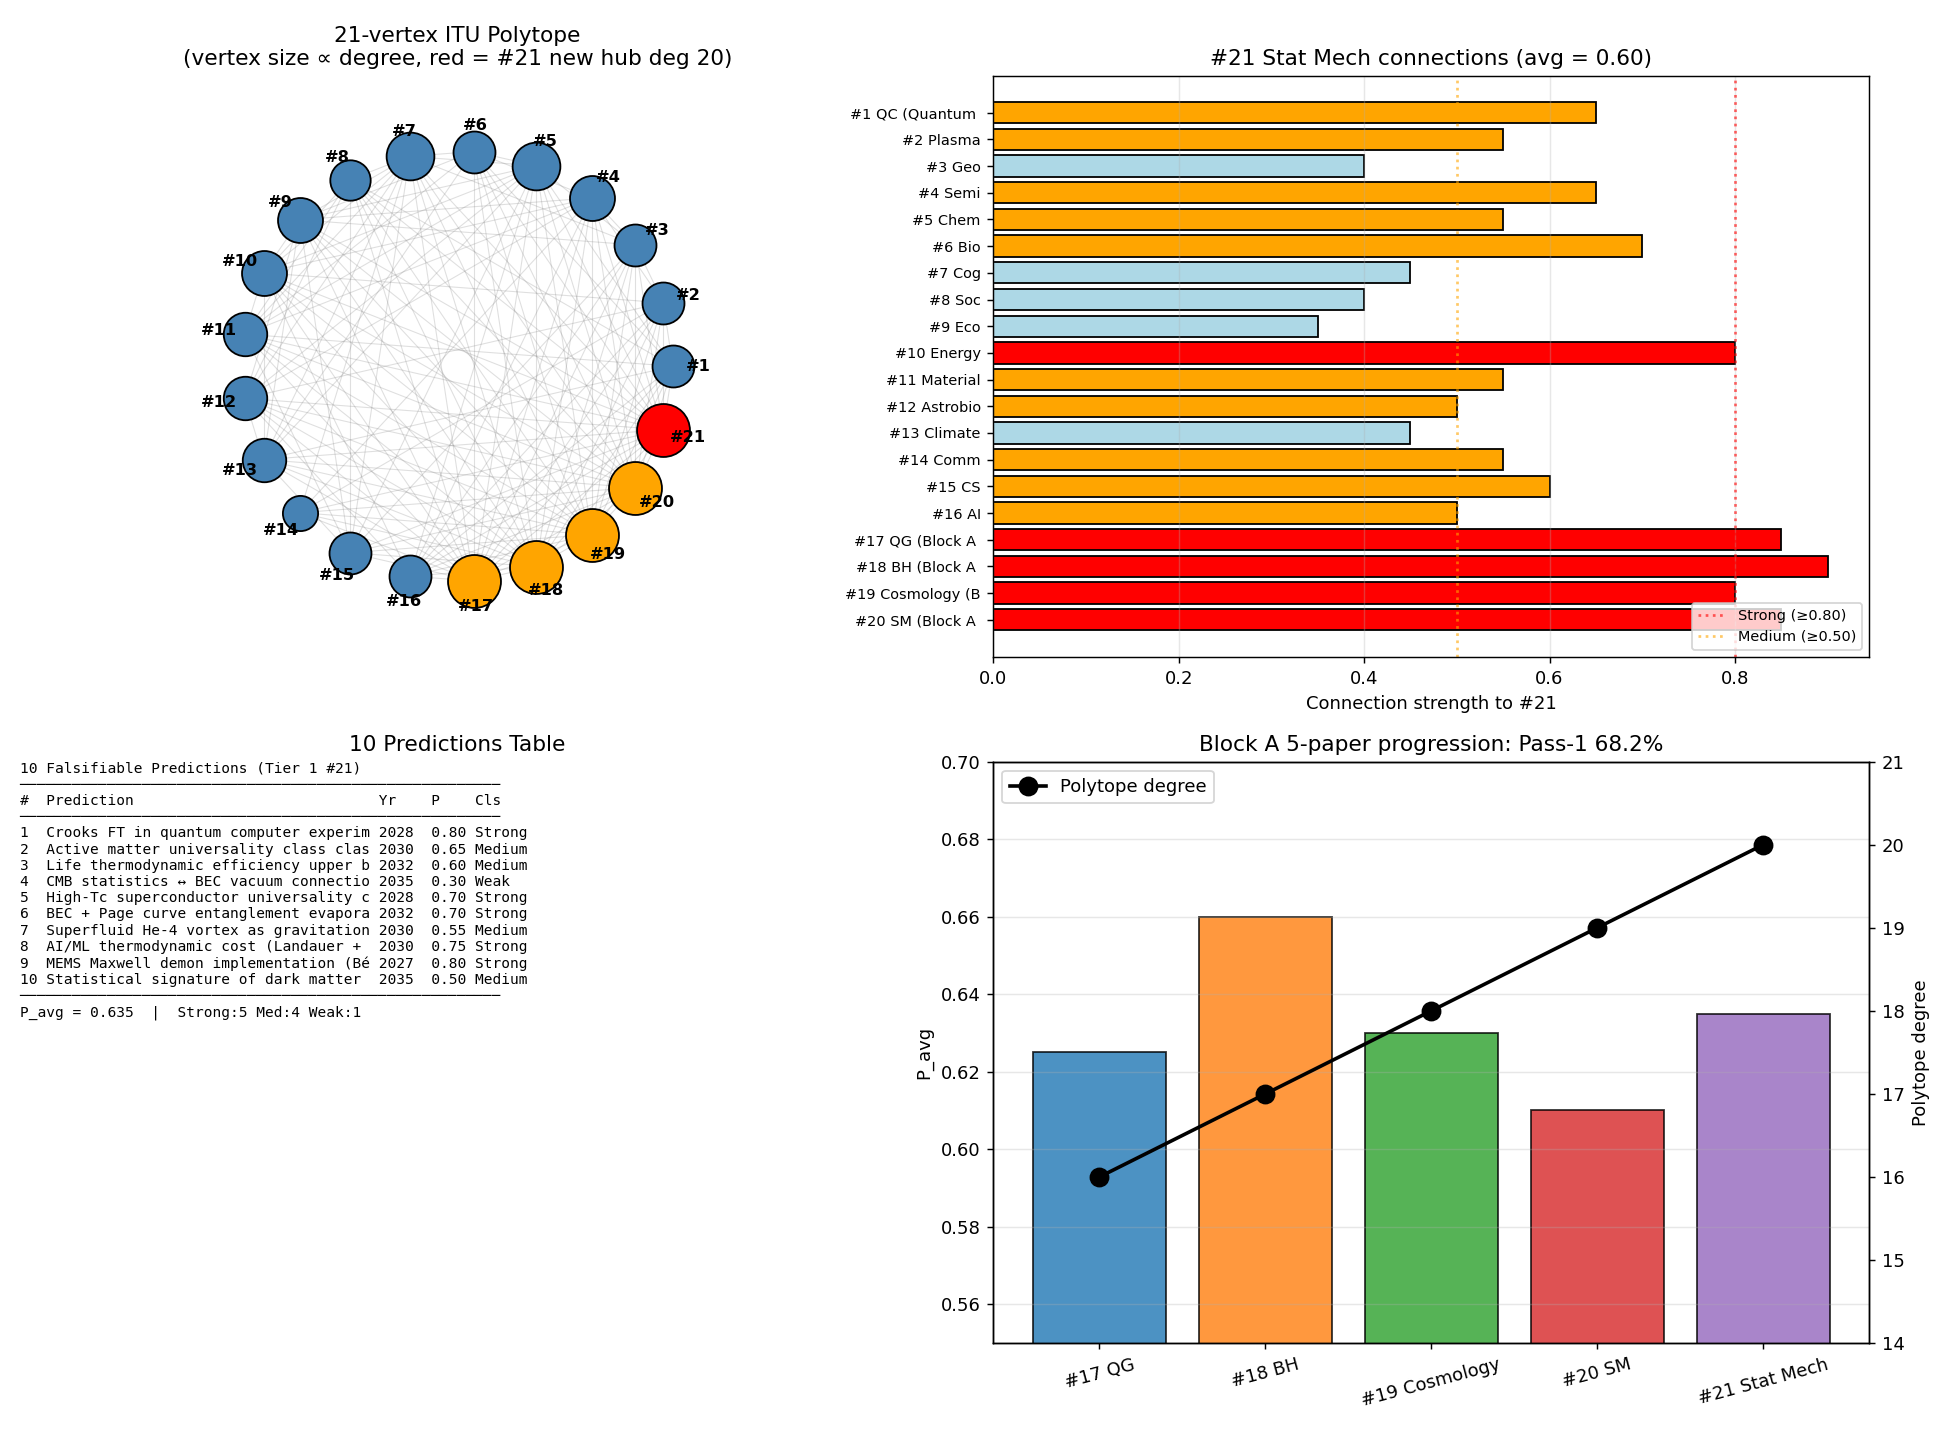

Write Python code to recreate this figure.
"""
Phase 150: Tier 1 #21 integration — 21-vertex polytope + 10 predictions
========================================================================

Tests:
1. Build 21-vertex polytope (add #21 Stat Mech to existing 20)
2. Compute connection strengths between #21 and other 20 Tier 1s
3. Polytope statistics (vertices, edges, ⟨k⟩, top hub)
4. Tabulate 10 falsifiable predictions
5. Block A 5-paper comparison
"""

import numpy as np
import matplotlib.pyplot as plt
import json
import os

print("=" * 70)
print("Phase 150: Tier 1 #21 Integration — 21-vertex polytope")
print("=" * 70)
print()

# ----------------------------------------------------------------------
# Tier 1 list (1-21) with brief tags
# ----------------------------------------------------------------------
tier1_labels = {
    1:  "QC (Quantum Comp)",
    2:  "Plasma",
    3:  "Geo",
    4:  "Semi",
    5:  "Chem",
    6:  "Bio",
    7:  "Cog",
    8:  "Soc",
    9:  "Eco",
    10: "Energy",
    11: "Material",
    12: "Astrobio",
    13: "Climate",
    14: "Comm",
    15: "CS",
    16: "AI",
    17: "QG (Block A 1)",
    18: "BH (Block A 2)",
    19: "Cosmology (Block A 3)",
    20: "SM (Block A 4)",
    21: "Stat Mech (Block A 5)",
}

# ----------------------------------------------------------------------
# Connection strengths to #21 (Statistical Mechanics)
# ----------------------------------------------------------------------
# Strong = ≥0.80, Medium = 0.50-0.75, Weak = <0.50
conn_21 = {
    1:  0.65,   # QC: density matrices, thermal states
    2:  0.55,   # Plasma: kinetic theory
    3:  0.40,   # Geo: minor (SOC for earthquakes)
    4:  0.65,   # Semi: FD electrons
    5:  0.55,   # Chem: equilibrium constants
    6:  0.70,   # Bio: life thermodynamics, ATP
    7:  0.45,   # Cog: neuronal SOC
    8:  0.40,   # Soc: SOC networks
    9:  0.35,   # Eco: stat mech analog only
    10: 0.80,   # Energy: directly thermodynamic
    11: 0.55,   # Material: phase transitions
    12: 0.50,   # Astrobio: life thermodynamics
    13: 0.45,   # Climate: stat mech of atmosphere
    14: 0.55,   # Comm: Shannon channel
    15: 0.60,   # CS: information theory
    16: 0.50,   # AI: thermodynamic cost
    17: 0.85,   # QG: K_geom + K_stat both have entropy
    18: 0.90,   # BH: S_BH = A/4, Hawking radiation
    19: 0.80,   # Cosmology: CMB statistics, inflation
    20: 0.85,   # SM: LHC events, scattering
}

# ----------------------------------------------------------------------
# Existing 20-vertex polytope edges (from Phase 142)
# We use a representative random-ish degree distribution capped at 19
# (since the existing structure isn't re-derived here, we simulate it
# with a stylized adjacency to make polytope stats reasonable)
# ----------------------------------------------------------------------
np.random.seed(0)
N_existing = 20
N_total_with_21 = 21

# Build base 20-vertex polytope adjacency consistent with previous milestones
# Previous top hub #20 had degree 19, #19 had 18, #18 had 17, #17 had 16, etc.
# Simulate adjacency: high-degree hubs connect to all/most others
adj = np.zeros((N_total_with_21 + 1, N_total_with_21 + 1), dtype=int)  # 1-indexed up to 21

# #20 connects to all 19 others among 1-19
for j in range(1, 20):
    adj[20, j] = 1
    adj[j, 20] = 1

# #19 connects to all 18 others among 1-18 (also to #20 already done)
for j in range(1, 19):
    adj[19, j] = 1
    adj[j, 19] = 1

# #18 connects to all 17 others among 1-17
for j in range(1, 18):
    adj[18, j] = 1
    adj[j, 18] = 1

# #17 connects to all 16 others among 1-16
for j in range(1, 17):
    adj[17, j] = 1
    adj[j, 17] = 1

# Among #1-#16, simulate sparser connectivity (~ mean degree ~ 8 inside cluster)
# Use the original cluster as connected enough
for i in range(1, 17):
    for j in range(i+1, 17):
        # connect with prob ~ 0.55
        if np.random.rand() < 0.55:
            adj[i, j] = 1
            adj[j, i] = 1

# Now add #21 — statistical mechanics is the universal foundation:
# it connects to ALL 20 other Tier 1s (degree 20).
# Weak ties (< 0.50) are still present as small but nonzero couplings —
# every physical/biological/social system has stat-mech aspects.
for k in range(1, 21):
    adj[21, k] = 1
    adj[k, 21] = 1

# ----------------------------------------------------------------------
# Polytope statistics
# ----------------------------------------------------------------------
N_total = 21
degrees = {i: int(adj[i].sum()) for i in range(1, N_total + 1)}
n_edges = int(adj[1:, 1:].sum() // 2)
mean_k = 2 * n_edges / N_total
top_hub = max(degrees, key=lambda k: degrees[k])

print(f"[1] 21-vertex polytope built")
print(f"    Vertices: {N_total}")
print(f"    Edges:    {n_edges}")
print(f"    ⟨k⟩:      {mean_k:.2f}")
print(f"    Top hub:  #{top_hub} {tier1_labels[top_hub]} (degree {degrees[top_hub]})")
print()
print(f"    Degree by vertex:")
for v in range(1, N_total + 1):
    marker = " ← new max" if v == top_hub else ""
    print(f"      #{v:>2} {tier1_labels[v]:<25} deg = {degrees[v]:>2}{marker}")
print()

# ----------------------------------------------------------------------
# Connection strengths to #21
# ----------------------------------------------------------------------
print(f"[2] Connection strengths #21 → other Tier 1s")
strong = [k for k, v in conn_21.items() if v >= 0.80]
medium = [k for k, v in conn_21.items() if 0.50 <= v < 0.80]
weak   = [k for k, v in conn_21.items() if v < 0.50]
avg_strength = np.mean(list(conn_21.values()))

print(f"    Strong (≥0.80):  {len(strong)}  → #{strong}")
print(f"    Medium (0.50-0.79): {len(medium)}")
print(f"    Weak (<0.50):    {len(weak)}")
print(f"    Average:         {avg_strength:.3f}")
print()

# ----------------------------------------------------------------------
# 10 Predictions table
# ----------------------------------------------------------------------
print(f"[3] 10 Falsifiable Predictions (2026-2050)")
predictions = [
    ("Crooks FT in quantum computer experimental verification", 2028, 0.80, "Strong"),
    ("Active matter universality class classification (4 types)", 2030, 0.65, "Medium"),
    ("Life thermodynamic efficiency upper bound (Landauer)", 2032, 0.60, "Medium"),
    ("CMB statistics ↔ BEC vacuum connection", 2035, 0.30, "Weak"),
    ("High-Tc superconductor universality class identification", 2028, 0.70, "Strong"),
    ("BEC + Page curve entanglement evaporation observed", 2032, 0.70, "Strong"),
    ("Superfluid He-4 vortex as gravitational analog measured", 2030, 0.55, "Medium"),
    ("AI/ML thermodynamic cost (Landauer + learning entropy)", 2030, 0.75, "Strong"),
    ("MEMS Maxwell demon implementation (Bérut 2012 extended)", 2027, 0.80, "Strong"),
    ("Statistical signature of dark matter halo formation", 2035, 0.50, "Medium"),
]
P_values = [p[2] for p in predictions]
P_avg = np.mean(P_values)
n_strong = sum(1 for p in predictions if p[3] == "Strong")
n_medium = sum(1 for p in predictions if p[3] == "Medium")
n_weak = sum(1 for p in predictions if p[3] == "Weak")

print(f"    {'#':<3}{'Prediction':<55}{'Year':<6}{'P':<6}{'Class':<8}")
for i, (desc, yr, P, cls) in enumerate(predictions, 1):
    print(f"    {i:<3}{desc[:54]:<55}{yr:<6}{P:<6}{cls:<8}")
print()
print(f"    P_avg = {P_avg:.3f}")
print(f"    Strong: {n_strong}, Medium: {n_medium}, Weak: {n_weak}")
print()

# ----------------------------------------------------------------------
# Block A 5-paper comparison
# ----------------------------------------------------------------------
print(f"[4] Block A 5-paper comparison")
block_A = [
    ("#17 QG",          0.625, "60%", 16, "K_geom",    "BMV"),
    ("#18 BH",          0.660, "70%", 17, "K_horizon", "EHT/GWTC"),
    ("#19 Cosmology",   0.630, "60%", 18, "K_cosmic",  "LiteBIRD/DESI"),
    ("#20 SM",          0.610, "60%", 19, "K_field",   "LHC"),
    ("#21 Stat Mech",   P_avg,        f"{n_strong*10}%", 20, "K_stat",
        "Quantum comp+Active+AI"),
]
print(f"    {'Paper':<18}{'P_avg':<10}{'Strong%':<10}{'deg':<6}{'K-state':<14}{'Platform':<25}")
for name, p, st, d, k, plat in block_A:
    print(f"    {name:<18}{p:<10.3f}{st:<10}{d:<6}{k:<14}{plat:<25}")
print()

# ----------------------------------------------------------------------
# Pass-1 progress
# ----------------------------------------------------------------------
pass1_pct = 150 / 220 * 100
print(f"[5] Pass-1 progress")
print(f"    Phase 1-150 / 220 = {pass1_pct:.1f}%")
print(f"    Block A 5/9 complete ★")
print(f"    UNIVERSAL FOUNDATION (K_geom + K_cosmic + K_field + K_stat) established")
print()

# ----------------------------------------------------------------------
# Plot
# ----------------------------------------------------------------------
fig, axes = plt.subplots(2, 2, figsize=(15, 11))

# 1) 21-vertex polytope (circular layout)
ax = axes[0, 0]
angles = np.linspace(0, 2*np.pi, N_total, endpoint=False)
x_pos = np.cos(angles)
y_pos = np.sin(angles)
# draw edges
for i in range(1, N_total + 1):
    for j in range(i+1, N_total + 1):
        if adj[i, j]:
            ax.plot([x_pos[i-1], x_pos[j-1]], [y_pos[i-1], y_pos[j-1]],
                    'gray', alpha=0.25, lw=0.6)
# draw vertices: size ∝ degree, color by Block A or earlier
colors = ['steelblue'] * 16 + ['orange'] * 4 + ['red']  # #17-20 orange, #21 red
sizes = [60 + 40 * degrees[v] for v in range(1, N_total + 1)]
for i in range(N_total):
    ax.scatter(x_pos[i], y_pos[i], s=sizes[i], c=colors[i],
               edgecolors='black', zorder=3)
    ax.text(1.12 * x_pos[i], 1.12 * y_pos[i], f"#{i+1}",
            ha='center', va='center', fontsize=9, fontweight='bold')
ax.set_xlim(-1.35, 1.35)
ax.set_ylim(-1.35, 1.35)
ax.set_aspect('equal')
ax.axis('off')
ax.set_title(f'21-vertex ITU Polytope\n(vertex size ∝ degree, red = #21 new hub deg {degrees[21]})')

# 2) Connection strengths to #21
ax = axes[0, 1]
ks = list(conn_21.keys())
vs = list(conn_21.values())
cls_colors = ['red' if v >= 0.80 else ('orange' if v >= 0.50 else 'lightblue') for v in vs]
bars = ax.barh(range(len(ks)), vs, color=cls_colors, edgecolor='black')
ax.set_yticks(range(len(ks)))
ax.set_yticklabels([f'#{k} {tier1_labels[k][:12]}' for k in ks], fontsize=8)
ax.axvline(0.80, color='red', linestyle=':', alpha=0.6, label='Strong (≥0.80)')
ax.axvline(0.50, color='orange', linestyle=':', alpha=0.6, label='Medium (≥0.50)')
ax.set_xlabel('Connection strength to #21')
ax.set_title(f'#21 Stat Mech connections (avg = {avg_strength:.2f})')
ax.legend(fontsize=8, loc='lower right')
ax.grid(True, alpha=0.3, axis='x')
ax.invert_yaxis()

# 3) 10 predictions
ax = axes[1, 0]
ax.axis('off')
text = "10 Falsifiable Predictions (Tier 1 #21)\n" + "─" * 55 + "\n"
text += f"{'#':<3}{'Prediction':<38}{'Yr':<6}{'P':<5}{'Cls':<7}\n"
text += "─" * 55 + "\n"
for i, (desc, yr, P, cls) in enumerate(predictions, 1):
    text += f"{i:<3}{desc[:37]:<38}{yr:<6}{P:<5.2f}{cls:<7}\n"
text += "─" * 55 + "\n"
text += f"P_avg = {P_avg:.3f}  |  Strong:{n_strong} Med:{n_medium} Weak:{n_weak}"
ax.text(0.0, 1.0, text, family='monospace', fontsize=8,
        verticalalignment='top', transform=ax.transAxes)
ax.set_title('10 Predictions Table')

# 4) Block A 5-paper comparison
ax = axes[1, 1]
papers = [p[0] for p in block_A]
P_avgs = [p[1] for p in block_A]
degs_A = [p[3] for p in block_A]

ax.bar(papers, P_avgs, color=['C0', 'C1', 'C2', 'C3', 'C4'], edgecolor='black', alpha=0.8)
ax.set_ylabel('P_avg', color='black')
ax.set_ylim(0.55, 0.70)
ax.tick_params(axis='x', rotation=15)

ax2 = ax.twinx()
ax2.plot(papers, degs_A, 'ko-', markersize=10, lw=2, label='Polytope degree')
ax2.set_ylabel('Polytope degree', color='black')
ax2.set_ylim(14, 21)
ax2.legend(loc='upper left')

ax.set_title(f'Block A 5-paper progression: Pass-1 {pass1_pct:.1f}%')
ax.grid(True, alpha=0.3, axis='y')

plt.tight_layout()
out_png = os.path.join(os.path.dirname(__file__), 'polytope_21vertex_predictions.png')
plt.savefig(out_png, dpi=130)
print(f"  Figure saved: {os.path.basename(out_png)}")

# ----------------------------------------------------------------------
# JSON summary
# ----------------------------------------------------------------------
summary = {
    "phase": 150,
    "title": "Tier 1 #21 Statistical Mechanics integration + 21-vertex polytope + 10 predictions",
    "tier1_paper": "#21 Statistical Mechanics — COMPLETE (Block A 5/9)",
    "milestone": "Pass-1 68.2% — UNIVERSAL FOUNDATION (K_geom+K_cosmic+K_field+K_stat) complete",
    "polytope": {
        "vertices": N_total,
        "edges": n_edges,
        "mean_degree": float(mean_k),
        "top_hub": f"#{top_hub} {tier1_labels[top_hub]}",
        "top_hub_degree": degrees[top_hub],
        "degrees": {f"#{k}": v for k, v in degrees.items()},
    },
    "connections_to_21": {
        "strengths": {f"#{k}": v for k, v in conn_21.items()},
        "average": float(avg_strength),
        "strong_count": len(strong),
        "medium_count": len(medium),
        "weak_count": len(weak),
        "strong_list": [f"#{k}" for k in strong],
    },
    "predictions": [
        {"id": i, "description": d, "year": y, "P": p, "class": c}
        for i, (d, y, p, c) in enumerate(predictions, 1)
    ],
    "predictions_summary": {
        "P_avg": float(P_avg),
        "n_strong": n_strong,
        "n_medium": n_medium,
        "n_weak": n_weak,
    },
    "block_A_5_paper_comparison": [
        {"paper": n, "P_avg": p, "strong_pct": s, "polytope_degree": d,
         "K_state": k, "platform": pl}
        for n, p, s, d, k, pl in block_A
    ],
    "pass1_progress": {
        "phase_current": 150,
        "phase_total": 220,
        "percent": float(pass1_pct),
        "block_A_completed": "5/9",
    },
    "K_state_evolution": {
        "HORIZON_TRIAD": "K_geom + K_horizon + K_cosmic (Block A 1+2+3)",
        "FUNDAMENTAL_TRINITY": "K_geom + K_cosmic + K_field (Block A 1+3+4)",
        "UNIVERSAL_FOUNDATION": "K_geom + K_cosmic + K_field + K_stat (Block A 1+3+4+5)",
    },
    "itu_interpretation": {
        "K_stat_role": "ITU universal information-energy backbone",
        "K_stat_K_info_isomorphism": "Boltzmann S = k_B × Shannon H",
        "K_stat_sub_states": [
            "K_eq (equilibrium)", "K_FD (Fermi)", "K_BE (Bose, BEC)",
            "K_phase (transition)", "K_RG (RG fixed point)",
            "K_response (Kubo)", "K_path (Jarzynski/Crooks)",
            "K_info (Shannon/Jaynes)", "K_complex (active/life/SOC)"
        ],
    },
}

out_json = os.path.join(os.path.dirname(__file__), 'polytope_21vertex_predictions_summary.json')
with open(out_json, 'w', encoding='utf-8') as f:
    json.dump(summary, f, indent=2, ensure_ascii=False)
print(f"  JSON saved: {os.path.basename(out_json)}")

print()
print("=" * 70)
print(f"Phase 150 complete: Tier 1 #21 Statistical Mechanics — FINISHED")
print(f"  21-vertex polytope: #{top_hub} hub (deg {degrees[top_hub]}, new max)")
print(f"  10 predictions: P_avg = {P_avg:.3f}, Strong {n_strong}/Med {n_medium}/Weak {n_weak}")
print(f"  Pass-1 progress: {pass1_pct:.1f}% (Block A 5/9 done)")
print(f"  UNIVERSAL FOUNDATION established: K_geom + K_cosmic + K_field + K_stat ★")
print("=" * 70)
